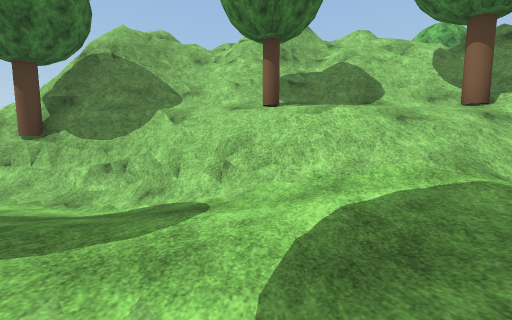
view 1 (above)

12 first-person views from a walk through a scene from a Unity 3-D project. The camera is 1.3 m above the floor, tilts 6° down and sees 90° across. The floor is counted in squares, 1.8 m on a side. Each view is taken from the middle of a square. On the plan, view 1 faces up. The plan holds only what a view shows up to about 9 squares ahead; the rest is blank. The place goes on beyond the plan. Some trees and plants on the terrain are drawn as simple stand-ins. The player character is not drawn. Some animated figures are not drawn. Some surface patterns are stand-ins.

view 2
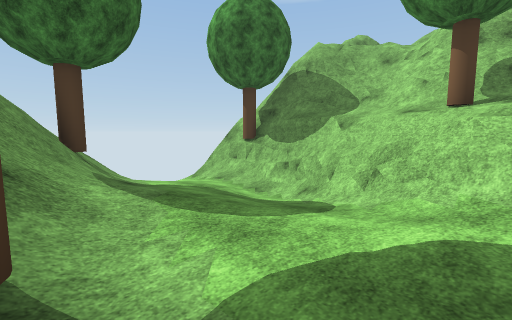

view 3
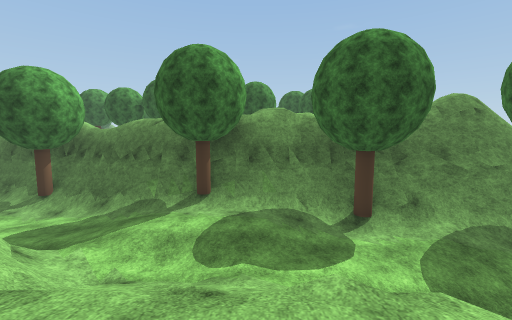

view 4
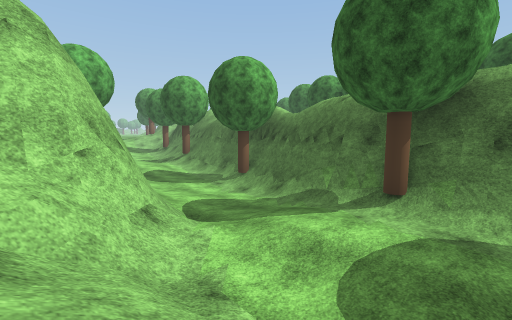

view 5
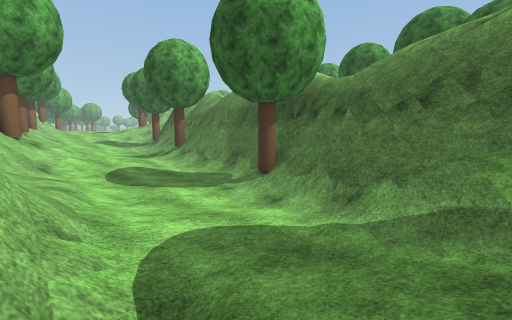

view 6
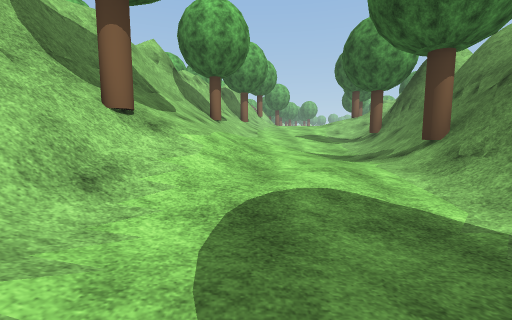

view 7
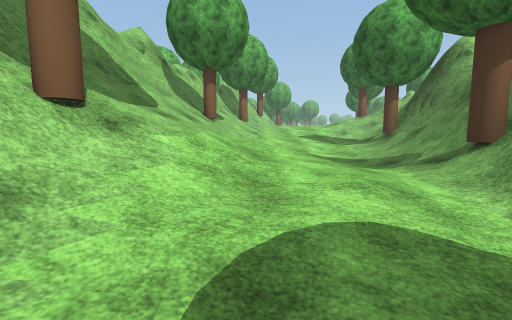

view 8
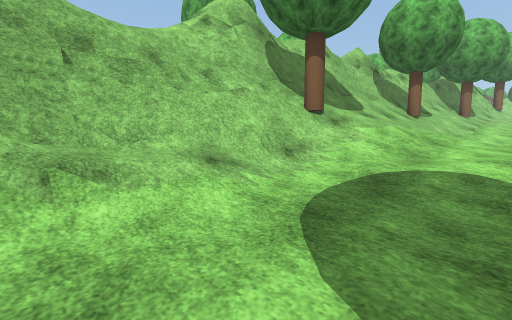

view 9
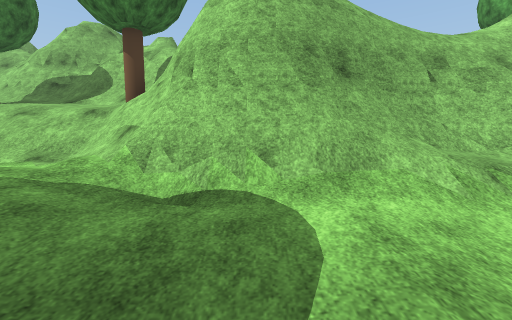

view 10
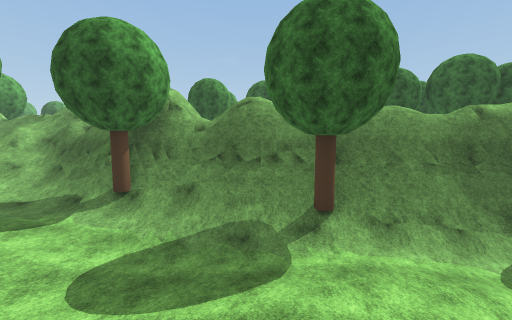

view 11
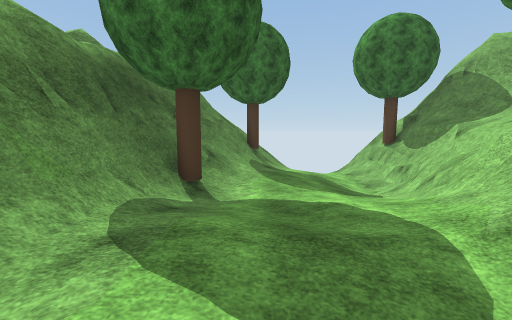

view 12
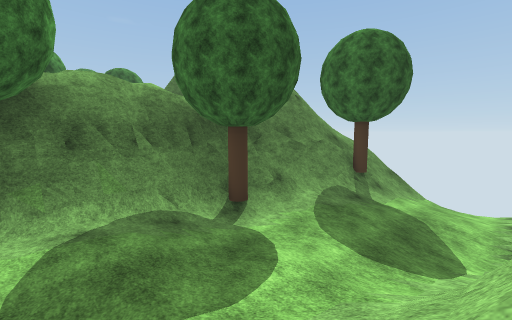

### Floor plan
Key: @ floor where view 1 was taken; # wall or solid block; . main floor; : floor 0.25 m higher than the main floor; - floor 0.25 m lower than the main floor; + floor 0.5 m higher than the main floor; _ floor 0.5 m lower than the main floor; < floor 0.75 m lower than the main floor; * floor 1.5 m higher than the main floor; % floor 2.25 m higher than the main floor; / step, stairs or slope; = window, fence, low wall or low ledge; v drop or lower ground; T tree.
Columns run from 6 left of view 1 to 20 right of it. Each row starts with its distance up from view 1.
  8    #####
  7 #####/######
  6 #TT////////#
  5  #=##=T%%%T#
  4  <<<//==///##
  3  <__/_.////################
  2  /--...:+:+/###/+//T/////##
  1  /#/+...++++...//////////*/
  0  TT#=T@:+++/---_--.:////+//
 -1  =#v#####/#//-__-_-:++/:.:/
 -2   ////vvv#####=T/__....--.+
 -3        //  /vv######/T//..+
 -4   ##   =    ///Tvvvv####/T/
 -5                 =/// /v##T#
 -6                         #Tv
 -7                         =
 -8
 -9             TT

Positions as (right, up) in squares from view 1, and headings:
1: (0, 0), facing up
2: (1, 0), facing up-left
3: (2, 6), facing down
4: (2, 4), facing down-right
5: (5, 2), facing down-right
6: (10, 0), facing right
7: (11, 0), facing right
8: (9, -1), facing up-right
9: (7, -1), facing up
10: (16, 2), facing down
11: (4, 1), facing left
12: (3, 4), facing down-left
